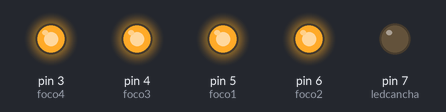
A sketch run on a simulated Arduino Uno, built with avr-gcc and run on an emulated ATmega328P. Shown: output pins drawn as LEDs (lit = HIGH).

Above: at 0.05 s.
At 0.9 s:
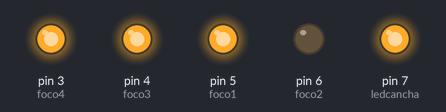
At 3.91 s:
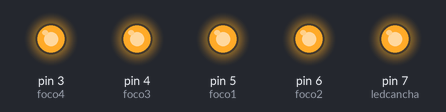
Timing chart, 0 to 4.7 s (numbered marks = the images above):
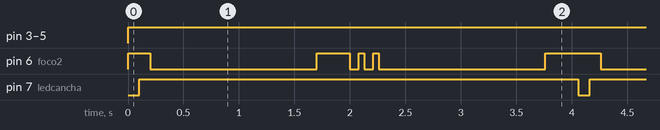

The sketch:

luces_expo.ino
```cpp
int foco1 = 5;
int foco2 = 6;
int foco3 = 4;
int foco4 = 3;
int ledcancha = 7;
int ledpuerta = 6;

void setup() {
  pinMode(foco1,OUTPUT);
  pinMode(foco2,OUTPUT);
  pinMode(foco3,OUTPUT);
  pinMode(foco4,OUTPUT);
  pinMode(ledcancha,OUTPUT);
  pinMode(ledpuerta,OUTPUT);
  // put your setup code here, to run once:

}

void loop() {
  //digitalWrite(foco1,HIGH);
  //digitalWrite(foco2,HIGH);
  //digitalWrite(foco3,HIGH);
  //digitalWrite(foco4,HIGH);
  //digitalWrite(ledcancha,HIGH);
  //digitalWrite(ledpuerta,HIGH);
  //delay(80);
  digitalWrite(foco1,HIGH);
  digitalWrite(foco2,HIGH);
  digitalWrite(foco3,HIGH);
  digitalWrite(foco4,HIGH);
  digitalWrite(ledcancha,LOW);
  delay(100);
  digitalWrite(ledcancha,HIGH);
  delay(100);
  digitalWrite(ledpuerta,LOW);
  delay(1500);
  digitalWrite(ledpuerta,HIGH);
  delay(300);
  digitalWrite(ledpuerta,LOW);
  delay(80);
  digitalWrite(ledpuerta,HIGH);
  delay(50);
  digitalWrite(ledpuerta,LOW);
  delay(80);
  digitalWrite(ledpuerta,HIGH);
  delay(50);
  digitalWrite(ledpuerta,LOW);
  delay(1500);
  digitalWrite(ledpuerta,HIGH);
  delay(300);
  // put your main code here, to run repeatedly:

}
```

Measured:
- by itself, pin 3 (foco4), pin 4 (foco3), pin 5 (foco1): LOW → HIGH at 0.00 s
- by itself, pin 6 (foco2): repeats every 4.1 s: LOW 1.5 s, HIGH 0.30 s, 2 × (LOW 0.08 s, HIGH 0.05 s), LOW 1.5 s, HIGH 0.50 s
- by itself, pin 7 (ledcancha): alternates HIGH for 4.0 s and LOW for 0.10 s
